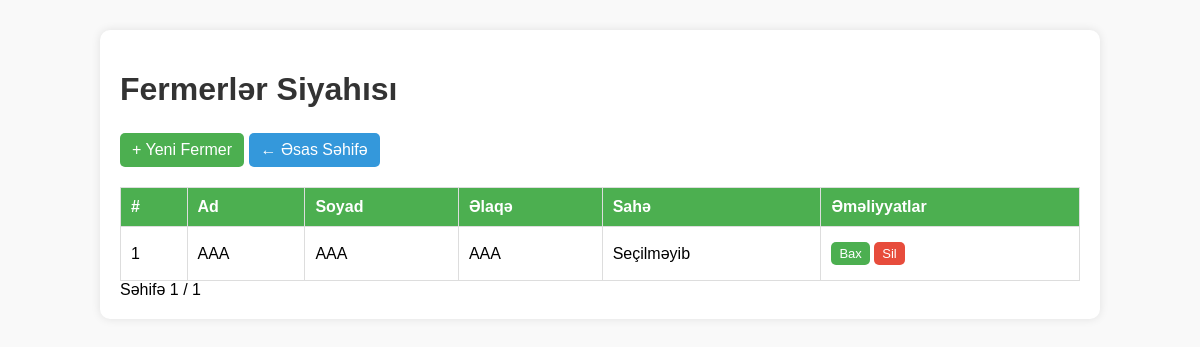
Page /fermers on the earlier database version.
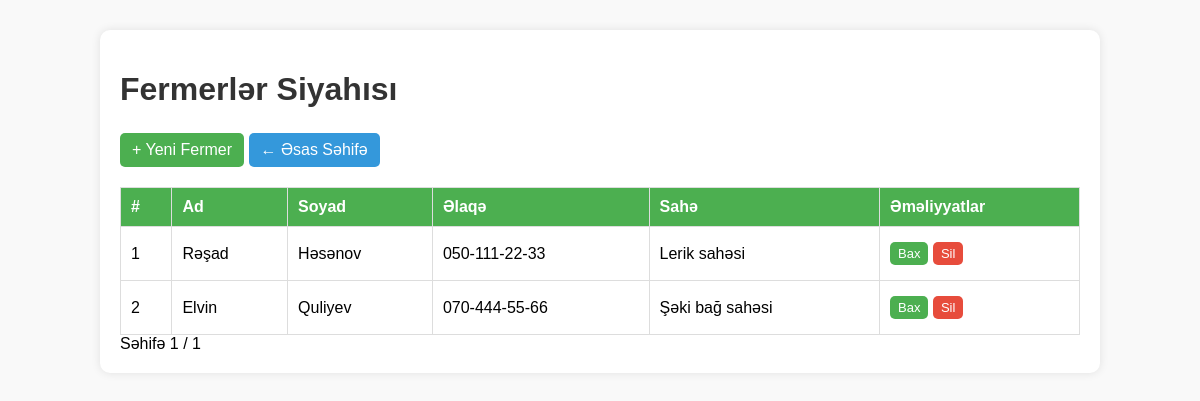
Same page on the later database version.
### models.py (models this page shows)
class Fermer(db.Model):
    __tablename__ = "fermer"
    id = db.Column(db.Integer, primary_key=True)
    first_name = db.Column(db.String(50))
    last_name = db.Column(db.String(50))
    contact_info = db.Column(db.String(100))
    area_id = db.Column(db.Integer, db.ForeignKey("area.id"))
    area = db.relationship("Area", back_populates="fermers")
    problems = db.relationship("Problem", back_populates="fermer")
    expenses = db.relationship("Expense", back_populates="fermer")
    income = db.relationship("Income", back_populates="fermer")
    products = db.relationship("Product", back_populates="fermer")

class Area(db.Model):
    __tablename__ = "area"
    id = db.Column(db.Integer, primary_key=True)
    name = db.Column(db.String(100))
    location = db.Column(db.String(200))
    gps = db.Column(db.String(100))
    region = db.Column(db.String(100))
    size_hectares = db.Column(db.Float)
    soil_id = db.Column(db.Integer, db.ForeignKey("soil.id"))
    approval_document = db.Column(db.String(200))
    soil = db.relationship("Soil", back_populates="areas")
    status = db.relationship("AreaStatus", back_populates="area")
    sensors = db.relationship("Sensor", back_populates="area")
    fermers = db.relationship("Fermer", back_populates="area")
    plants = db.relationship("Plant", back_populates="area")

### routes/fermer.py (the view)
    @app.route('/fermers',methods =['GET'], endpoint='list_fermer')
    def list_fermer():
        page = request.args.get('page', 1, type=int)
        fermers = Fermer.query.paginate(page=page, per_page=10)
        return render_template('fermer/list.html', fermers=fermers)

### templates/fermer/list.html (shortened to what this page needs)
<!DOCTYPE html>
<html lang="az">
<head>
    <link rel="stylesheet" href="{{ url_for('static', filename='css/fermer.css') }}">
</head>
<body>
    <div class="container">
        <h1>Fermerlər Siyahısı</h1>
        <div class="actions">
            <a href="{{ url_for('add_fermer') }}" class="btn">+ Yeni Fermer</a>
            <a href="{{ url_for('home') }}" class="btn back">← Əsas Səhifə</a>
        </div>
        <table>
            <thead>
                <tr>
                    <th>#</th>
                    <th>Ad</th>
                    <th>Soyad</th>
                    <th>Əlaqə</th>
                    <th>Sahə</th>
                    <th>Əməliyyatlar</th>
                </tr>
            </thead>
            <tbody>
                {% for fermer in fermers.items %}
                <tr>
                    <td>{{ fermer.id }}</td>
                    <td>{{ fermer.first_name }}</td>
                    <td>{{ fermer.last_name }}</td>
                    <td>{{ fermer.contact_info }}</td>
                    <td>{{ fermer.area.name if fermer.area else "Seçilməyib" }}</td>
                    <td>
                        <a href="{{ url_for('single_fermer', fermer_id=fermer.id) }}" class="btn small">Bax</a>
                        <a href="{{ url_for('delete_fermer', fermer_id=fermer.id) }}" class="btn small danger">Sil</a>
                    </td>
                </tr>
                {% endfor %}
            </tbody>
        </table>
        <div class="pagination">
            <span>Səhifə {{ fermers.page }} / {{ fermers.pages }}</span>
        </div>
    </div>
</body>
</html>

Differences in the rows shown:
changed Fermer id 1: first_name "AAA" → "Rəşad"; last_name "AAA" → "Həsənov"; contact_info "AAA" → "050-111-22-33"; area "Seçilməyib" → "Lerik sahəsi"
added Fermer: id "2", first_name "Elvin", last_name "Quliyev", contact_info "070-444-55-66", area "Şəki bağ sahəsi"
